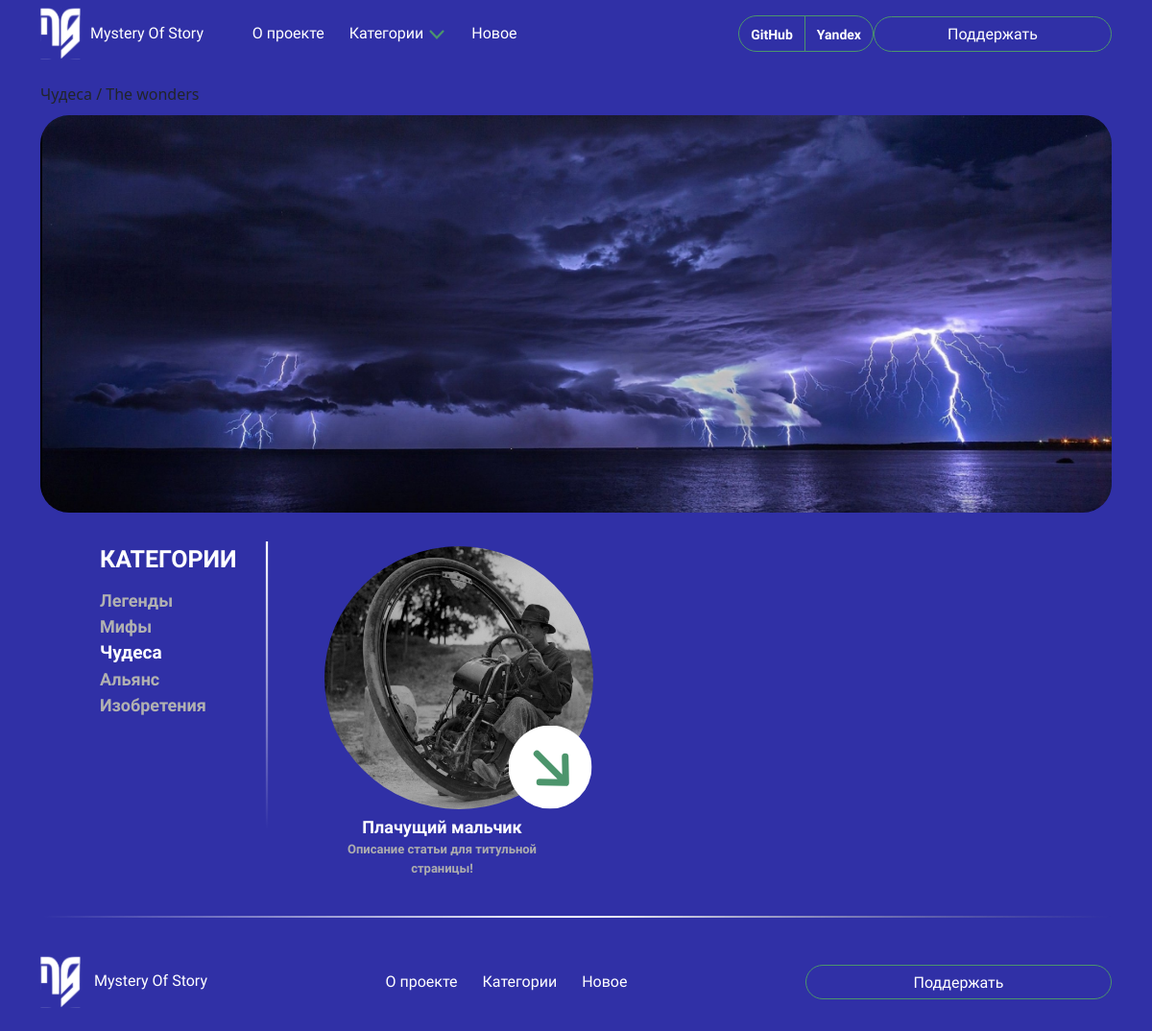
The page /articles/all_categories/3/ on the database its author committed.
### articles/models.py (models this page shows, shortened)
class ArticlesCategories(models.Model):
    articles_category_title = models.CharField(
        max_length=40,
        verbose_name='Категория',
    )
    articles_category_img = models.ImageField(
        upload_to='image/articles_category/',
        verbose_name='Титульная картинка категории',
    )
    articles_category_description = models.CharField(
        max_length=100,
        verbose_name='Описание',
        default='Описание категории',
    )
    created_at = models.DateField(
        auto_now_add=True,
        verbose_name='Дата публикации',
    )
    is_published = models.BooleanField(
        verbose_name='Опубликовать',
    )
    class Meta:
        verbose_name = 'Категория'
        verbose_name_plural = 'Категории'

class Articles(models.Model):
    articles_title = models.CharField(
        max_length=30,
        verbose_name='Название статьи',
    )
    articles_title_img = models.ImageField(
        upload_to='image/articles_img/',
        verbose_name='Титульная картинка',
    )
    articles_description = models.CharField(
        max_length=50,
        default='Описание статьи для титульной страницы!',
        verbose_name='Описание статьи',
    )
    articles_text_1 = HTMLField(
        default=(
            f'Текст статьи. 1 отступ. 100-130 слов. Шрифт: заголовки - 18, подзаголовки - 14, текст - 12, белый цвет.'
        ),
        verbose_name='Текст статьи 1 (left)',
        blank=True,
    )
    article_img_1 = models.ImageField(
        upload_to='image/articles_description_img/',
        verbose_name='Картинка 1',
        blank=True,
        null=True,
    )
    articles_text_2 = HTMLField(
        default=(
            f'Текст статьи. 1 отступ. Строка. Шрифт: заголовки - 18, подзаголовки - 14, текст - 12, белый цвет.'
        ),
        verbose_name='Текст статьи 2 (string)',
        blank=True,
    )
    articles_text_3 = HTMLField(
        default=(
            f'Текст статьи. 1 отступ. 100-130 слов. Шрифт: заголовки - 18, подзаголовки - 14, текст - 12, белый цвет.'
        ),
        verbose_name='Текст статьи 3 (right)',
        blank=True,
    )
    article_img_2 = models.ImageField(
        upload_to='image/articles_description_img/',
        verbose_name='Картинка 2',
        blank=True,
        null=True,
    )
    articles_text_4 = HTMLField(
        default=(
            f'Текст статьи. 1 отступ. Строка. Шрифт: заголовки - 18, подзаголовки - 14, текст - 12, белый цвет.'
        ),
        verbose_name='Текст статьи 4 (string)',
        blank=True,
    )
    articles_text_5 = HTMLField(
        default=(
            f'Текст статьи. 1 отступ. 100-130 слов. Шрифт: заголовки - 18, подзаголовки - 14, текст - 12, белый цвет.'
        ),
        verbose_name='Текст статьи 5 (left)',
        blank=True,
    )
    category = models.ForeignKey(
        ArticlesCategories,
        on_delete=models.CASCADE,
        null=True,
        verbose_name='Категория'
    )
    author = models.ForeignKey(
        User,
        on_delete=models.CASCADE,
        null=True,
        verbose_name='Автор'
    )
    created_at = models.DateTimeField(
        auto_now_add=True,
        verbose_name='Дата создания',
    )
    is_published = models.BooleanField(
        default=False,
        verbose_name='Опубликовать'
    )
    class Meta:
        ordering = ['-created_at']
        verbose_name = 'Статья'
        verbose_name_plural = 'Статьи'

### articles/views.py (the view)
# urls.py: path('all_categories/<int:id>/', views.all_categories, name='all_categories'),
def all_categories(request, id):
    categories = ArticlesCategories.objects.all()
    category = get_object_or_404(ArticlesCategories, pk=id)
    articles = Articles.objects.filter(category=category)
    paginator = Paginator(articles, 12)
    page = request.GET.get('page')
    try:
        articles = paginator.page(page)
    except PageNotAnInteger:
        articles = paginator.page(1)
    except EmptyPage:
        articles = paginator.page(paginator.num_pages)
    return render(request, 'articles/all_categories.html', {'articles': articles, 'category': category, 'categories': categories})

### articles/templatetags/custom_filters.py (called while the page is built)
@register.filter
def first_word(value):
    return value.split()[0]

### templates/articles/all_categories.html (shortened to what this page needs)
{% extends "base.html" %}
{% load static %}
{% load custom_filters %}
{% block content %}
<div class="container-all-categories-page">
    <div class="row justify-content-center">
        <div class="all-categories-img-card-container">
            <p class="all-category-page-title" style="margin-bottom: 10px;">{{ category.articles_category_title }}</p>
            <img src="{{ category.articles_category_img.url }}" class="all-categories-img-card img-fluid">
        </div>
        <div class="row all-articles">
            <div class="col-3 all-categories-with-articles">
                <nav class="navbar-all-articles">
                    <p class="category-title" style="margin-bottom: 10px;">КАТЕГОРИИ</p>
                    {% for category in categories %}
                        <nav class="nav nav-pills flex-column">
                            <a class="nav-link-all-articles {% if request.resolver_match.url_name == 'all_categories' and request.resolver_match.kwargs.id == category.id %}active{% endif %}" href="{% url 'articles:all_categories' category.id %}">{{ category.articles_category_title|first_word }}</a>
                        </nav>
                    {% endfor %}
                </nav>
                <img class="border-line" src="/static/img/border-line.svg">
            </div>
            <div class="col-9">
                <div class="row all-articles-in-main-category">
                    {% for article in articles %}
                        <div class="col-4 all-articles-in-main-category-item">
                            <div class="one-article">
                                <div class="one-article-image-container">
                                    <img class="one-article-img" src="{{ article.articles_title_img.url }}">
                                    <a class="one-article-link" href="{% url 'articles:article_detail' article.id %}">
                                        <img src="/static/img/category-link.svg">
                                    </a>
                                </div>
                                <div class="one-article-details">
                                    <p class="one-article-title">{{ article.articles_title }}</p>
                                    <p class="one-article-description">{{ article.articles_description }}</p>
                                </div>
                            </div>
                        </div>
                    {% endfor %}
                </div>
            </div>
        </div>
        <img src="/static/img/line49.png" class="main-page-img-line" style="margin-top: 20px;">
    </div>
</div>
{% endblock %}

### templates/articles/all_categories.html (style rules this page uses)
.all-categories-img-card-container { position: relative; display: inline-block; }
.all-categories-img-card { border-radius: 30px; width: 1359px; height: 414px; background-size: cover; background-position: center; margin-bottom: 20px; object-fit: cover; }
.all-articles { margin-top: 10px; }
.category-title { color: white; font-family: "Unbounded"; font-weight: 700; font-style: bold; font-size: 25px; }
.all-categories-with-articles { position: sticky; display: flex; width: 25%; overflow-y: auto; top: 50%; }
.navbar-all-articles { display: flex; flex-direction: column; align-items: flex-start; width: 100%; }
.border-line { width: 100%; height: 300px; }
.category-title { margin-bottom: 5px; margin-left: 50px; }
.nav-link-all-articles { display: flex; align-items: center; color: #B1B1B1; font-family: "Comfortaa"; font-weight: 600; font-style: semibold; font-size: 18px; text-decoration: none; margin-left: 50px; }
.nav-link-all-articles.active { color: white; font-family: "Comfortaa"; font-weight: 600; font-style: semibold; font-size: 19px; text-decoration: none; margin-left: 50px; }
.one-article-img { width: 290px; height: 284px; border-radius: 50%; padding: 5px; object-fit: cover; filter: brightness(80%); }
.one-article { text-align: center; }
.one-article-image-container { position: relative; display: inline-block; }
.one-article-link { position: absolute; top: 75%; left: 75%; transform: translate(-50%, -50%); z-index: 10; width: 43px; height: 43px; }
.one-article-details { display: flex; flex-direction: column; align-items: center; }
.one-article-title { margin: 0; font-family: "Unbounded"; font-weight: 700; font-style: bold; font-size: 18px; color: white; }
.one-article-description { margin: 0; font-family: "Comfortaa"; font-weight: 600; font-style: semibold; color: #AEAEAE; font-size: 13px; margin-bottom: 20px; }

### rows shown on the page
ArticlesCategories: articles_category_title "Чудеса / The wonders", articles_category_img (picture), articles_category_title|first_word "Чудеса"
ArticlesCategories: articles_category_title|first_word "Легенды"
ArticlesCategories: articles_category_title|first_word "Мифы"
ArticlesCategories: articles_category_title|first_word "Альянс"
ArticlesCategories: articles_category_title|first_word "Изобретения"
Articles: articles_title_img (picture), articles_title "Плачущий мальчик", articles_description "Описание статьи для титульной страницы!"
